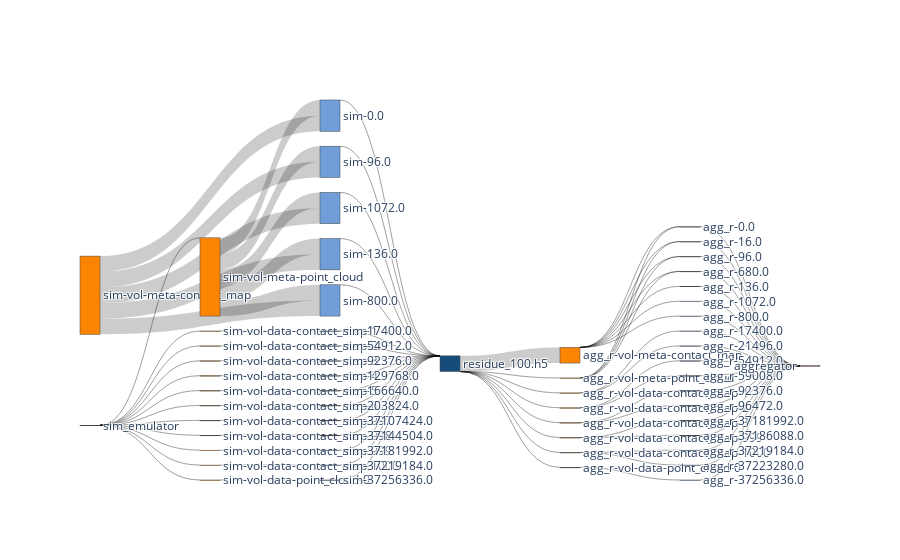

The code cell stored with this chart in its notebook:
### Code cell
f1_nodes, f1_nodes_dict = get_nodes_for_sankey(F1)

# print(node_ref2)

f1_links = get_links_for_sankey(F1, f1_nodes_dict)
fig = go.Figure(go.Sankey(
            node = f1_nodes,
            link = f1_links, orientation='h'))
fig.show()
fig.write_html(f"{path}/sankey-sim_w_agg_r-vol-vfd.html")

### Figure 1 — Plotly figure (JSON) as saved in the notebook; plotly's stock layout.template omitted (floating-point values rounded to 4 significant figures)
{"data": [{"link": {"label": ["access_cnt = 10, access_size = nan, ave_acc_size=nan", "access_cnt = 6, access_size = 272.0, ave_acc_size=45.33", "access_cnt = 1, access_size = 37512.0, ave_acc_size=37512.0", "access_cnt = 1, access_size = 37464.0, ave_acc_size=37464.0", "access_cnt = 1, access_size = 37392.0, ave_acc_size=37392.0", "access_cnt = 1, access_size = 36872.0, ave_acc_size=36872.0", "access_cnt = 1, access_size = 37184.0, ave_acc_size=37184.0", "access_cnt = 1, access_size = 36880.0, ave_acc_size=36880.0", "access_cnt = 1, access_size = 37080.0, ave_acc_size=37080.0", "access_cnt = 1, access_size = 37488.0, ave_acc_size=37488.0", "access_cnt = 1, access_size = 37192.0, ave_acc_size=37192.0", "access_cnt = 1, access_size = 36880.0, ave_acc_size=36880.0", "access_cnt = 1, access_size = 2400000.0, ave_acc_size=2400000.0", "access_cnt = 5, access_size = 4294967295, ave_acc_size=858993459.0", "access_cnt = 1, access_size = 4294967295, ave_acc_size=4294967295.0", "access_cnt = 1, access_size = 4294967295, ave_acc_size=4294967295.0", "access_cnt = 1, access_size = 4294967295, ave_acc_size=4294967295.0", "access_cnt = 2, access_size = 4294967295, ave_acc_size=2147483647.5", "access_cnt = 2, access_size = 4294967295, ave_acc_size=2147483647.5", "access_cnt = 1, access_size = 4294967295, ave_acc_size=4294967295.0", "access_cnt = 1, access_size = 4294967295, ave_acc_size=4294967295.0", "access_cnt = 1, access_size = 4294967295, ave_acc_size=4294967295.0", "access_cnt = 1, access_size = 4294967295, ave_acc_size=4294967295.0", "access_cnt = 1, access_size = 37476, ave_acc_size=37476.0", "access_cnt = 1, access_size = 37432, ave_acc_size=37432.0", "access_cnt = 1, access_size = 37360, ave_acc_size=37360.0", "access_cnt = 1, access_size = 36840, ave_acc_size=36840.0", "access_cnt = 1, access_size = 37148, ave_acc_size=37148.0", "access_cnt = 1, access_size = 36844, ave_acc_size=36844.0", "access_cnt = 1, access_size = 37048, ave_acc_size=37048.0", "access_cnt = 1, access_size = 37452, ave_acc_size=37452.0", "access_cnt = 1, access_size = 37156, ave_acc_size=37156.0", "access_cnt = 1, access_size = 36848, ave_acc_size=36848.0", "access_cnt = 1, access_size = 2400000, ave_acc_size=2400000.0", "access_cnt = 7, access_size = 1, ave_acc_size=0.14", "access_cnt = 2, access_size = 1, ave_acc_size=0.5", "access_cnt = 2, access_size = 1, ave_acc_size=0.5", "access_cnt = 2, access_size = 1, ave_acc_size=0.5", "access_cnt = 3, access_size = 1, ave_acc_size=0.33", "access_cnt = 1, access_size = 1, ave_acc_size=1.0", "access_cnt = 1, access_size = 1, ave_acc_size=1.0", "access_cnt = 1, access_size = 1, ave_acc_size=1.0", "access_cnt = 1, access_size = 1, ave_acc_size=1.0", "access_cnt = 1, access_size = 1, ave_acc_size=1.0", "access_cnt = 1, access_size = 1, ave_acc_size=1.0", "access_cnt = 1, access_size = 1, ave_acc_size=1.0", "access_cnt = 1, access_size = 1, ave_acc_size=1.0", "access_cnt = 1, access_size = 1, ave_acc_size=1.0", "access_cnt = 1, access_size = 1, ave_acc_size=1.0", "access_cnt = 1, access_size = 1, ave_acc_size=1.0", "access_cnt = 10, access_size = 4294967295, ave_acc_size=429496729.5", "access_cnt = 6, access_size = 2400000, ave_acc_size=400000.0", "access_cnt = 2, access_size = 37476, ave_acc_size=18738.0", "access_cnt = 2, access_size = 37432, ave_acc_size=18716.0", "access_cnt = 2, access_size = 37360, ave_acc_size=18680.0", "access_cnt = 2, access_size = 37156, ave_acc_size=18578.0", "access_cnt = 2, access_size = 36848, ave_acc_size=18424.0", "access_cnt = 1, access_size = 2400000, ave_acc_size=2400000.0", "access_cnt = 3, access_size = 16.0, ave_acc_size=5.33", "access_cnt = 1, access_size = 80.0, ave_acc_size=80.0", "access_cnt = 2, access_size = 512.0, ave_acc_size=256.0", "access_cnt = 1, access_size = 512.0, ave_acc_size=512.0", "access_cnt = 1, access_size = 544.0, ave_acc_size=544.0", "access_cnt = 1, access_size = 328.0, ave_acc_size=328.0", "access_cnt = 1, access_size = 512.0, ave_acc_size=512.0", "access_cnt = 3, access_size = 16.0, ave_acc_size=5.33", "access_cnt = 1, access_size = 80.0, ave_acc_size=80.0", "access_cnt = 1, access_size = 512.0, ave_acc_size=512.0", "access_cnt = 1, access_size = 512.0, ave_acc_size=512.0", "access_cnt = 1, access_size = 4096.0, ave_acc_size=4096.0", "access_cnt = 1, access_size = 33416.0, ave_acc_size=33416.0", "access_cnt = 1, access_size = 4096.0, ave_acc_size=4096.0", "access_cnt = 1, access_size = 33368.0, ave_acc_size=33368.0", "access_cnt = 1, access_size = 4096.0, ave_acc_size=4096.0", "access_cnt = 1, access_size = 33296.0, ave_acc_size=33296.0", "access_cnt = 1, access_size = 4096.0, ave_acc_size=4096.0", "access_cnt = 1, access_size = 33096.0, ave_acc_size=33096.0", "access_cnt = 1, access_size = 4096.0, ave_acc_size=4096.0", "access_cnt = 1, access_size = 32784.0, ave_acc_size=32784.0", "access_cnt = 1, access_size = 2400000.0, ave_acc_size=2400000.0", "access_cnt = 6, access_size = 1, ave_acc_size=0.17", "access_cnt = 2, access_size = 1, ave_acc_size=0.5", "access_cnt = 3, access_size = 1, ave_acc_size=0.33", "access_cnt = 2, access_size = 1, ave_acc_size=0.5", "access_cnt = 1, access_size = 1, ave_acc_size=1.0", "access_cnt = 1, access_size = 1, ave_acc_size=1.0", "access_cnt = 1, access_size = 1, ave_acc_size=1.0", "access_cnt = 1, access_size = 1, ave_acc_size=1.0", "access_cnt = 1, access_size = 1, ave_acc_size=1.0", "access_cnt = 1, access_size = 1, ave_acc_size=1.0", "access_cnt = 1, access_size = 1, ave_acc_size=1.0", "access_cnt = 1, access_size = 1, ave_acc_size=1.0", "access_cnt = 1, access_size = 1, ave_acc_size=1.0", "access_cnt = 1, access_size = 1, ave_acc_size=1.0", "access_cnt = 1, access_size = 1, ave_acc_size=1.0", "access_cnt = 1, access_size = 1, ave_acc_size=1.0", "access_cnt = 1, access_size = 1, ave_acc_size=1.0", "access_cnt = 1, access_size = 1, ave_acc_size=1.0"], "source": [0, 0, 0, 0, 0, 0, 0, 0, 0, 0, 0, 0, 0, 1, 1, 1, 1, 1, 2, 2, 2, 2, 2, 3, 4, 5, 6, 7, 8, 9, 10, 11, 12, 13, 14, 15, 16, 17, 18, 19, 20, 21, 22, 23, 24, 25, 26, 27, 28, 29, 30, 30, 30, 30, 30, 30, 30, 30, 31, 31, 31, 31, 31, 31, 31, 32, 32, 32, 32, 33, 33, 34, 34, 35, 35, 36, 36, 37, 37, 38, 39, 40, 41, 42, 43, 44, 45, 46, 47, 48, 49, 50, 51, 52, 53, 54, 55, 56], "target": [1, 2, 3, 4, 5, 6, 7, 8, 9, 10, 11, 12, 13, 14, 15, 16, 17, 18, 14, 15, 16, 17, 18, 19, 20, 21, 22, 23, 24, 25, 26, 27, 28, 29, 30, 30, 30, 30, 30, 30, 30, 30, 30, 30, 30, 30, 30, 30, 30, 30, 31, 32, 33, 34, 35, 36, 37, 38, 39, 40, 41, 42, 43, 44, 45, 39, 40, 41, 42, 46, 47, 48, 49, 50, 51, 52, 53, 54, 55, 56, 57, 57, 57, 57, 57, 57, 57, 57, 57, 57, 57, 57, 57, 57, 57, 57, 57, 57], "value": [null, 272, 37512, 37464, 37392, 36872, 37184, 36880, 37080, 37488, 37192, 36880, 2400000, 4294967295, 4294967295, 4294967295, 4294967295, 4294967295, 4294967295, 4294967295, 4294967295, 4294967295, 4294967295, 37476, 37432, 37360, 36840, 37148, 36844, 37048, 37452, 37156, 36848, 2400000, 1, 1, 1, 1, 1, 1, 1, 1, 1, 1, 1, 1, 1, 1, 1, 1, 4294967295, 2400000, 37476, 37432, 37360, 37156, 36848, 2400000, 16, 80, 512, 512, 544, 328, 512, 16, 80, 512, 512, 4096, 33416, 4096, 33368, 4096, 33296, 4096, 33096, 4096, 32784, 2400000, 1, 1, 1, 1, 1, 1, 1, 1, 1, 1, 1, 1, 1, 1, 1, 1, 1, 1]}, "node": {"color": ["#ab2626", "#fc8403", "#fc8403", "#fc8403", "#fc8403", "#fc8403", "#fc8403", "#fc8403", "#fc8403", "#fc8403", "#fc8403", "#fc8403", "#fc8403", "#fc8403", "#719ed9", "#719ed9", "#719ed9", "#719ed9", "#719ed9", "#719ed9", "#719ed9", "#719ed9", "#719ed9", "#719ed9", "#719ed9", "#719ed9", "#719ed9", "#719ed9", "#719ed9", "#719ed9", "#154c79", "#fc8403", "#fc8403", "#fc8403", "#fc8403", "#fc8403", "#fc8403", "#fc8403", "#fc8403", "#719ed9", "#719ed9", "#719ed9", "#719ed9", "#719ed9", "#719ed9", "#719ed9", "#719ed9", "#719ed9", "#719ed9", "#719ed9", "#719ed9", "#719ed9", "#719ed9", "#719ed9", "#719ed9", "#719ed9", "#719ed9", "#ab2626"], "label": ["sim_emulator", "sim-vol-meta-contact_map", "sim-vol-meta-point_cloud", "sim-vol-data-contact_map-1", "sim-vol-data-contact_map-2", "sim-vol-data-contact_map-3", "sim-vol-data-contact_map-4", "sim-vol-data-contact_map-5", "sim-vol-data-contact_map-6", "sim-vol-data-contact_map-997", "sim-vol-data-contact_map-998", "sim-vol-data-contact_map-999", "sim-vol-data-contact_map-1000", "sim-vol-data-point_cloud-0", "sim-0.0", "sim-96.0", "sim-1072.0", "sim-136.0", "sim-800.0", "sim-17400.0", "sim-54912.0", "sim-92376.0", "sim-129768.0", "sim-166640.0", "sim-203824.0", "sim-37107424.0", "sim-37144504.0", "sim-37181992.0", "sim-37219184.0", "sim-37256336.0", "residue_100.h5", "agg_r-vol-meta-contact_map", "agg_r-vol-meta-point_cloud", "agg_r-vol-data-contact_map-1", "agg_r-vol-data-contact_map-2", "agg_r-vol-data-contact_map-3", "agg_r-vol-data-contact_map-999", "agg_r-vol-data-contact_map-1000", "agg_r-vol-data-point_cloud-0", "agg_r-0.0", "agg_r-16.0", "agg_r-96.0", "agg_r-680.0", "agg_r-136.0", "agg_r-1072.0", "agg_r-800.0", "agg_r-17400.0", "agg_r-21496.0", "agg_r-54912.0", "agg_r-59008.0", "agg_r-92376.0", "agg_r-96472.0", "agg_r-37181992.0", "agg_r-37186088.0", "agg_r-37219184.0", "agg_r-37223280.0", "agg_r-37256336.0", "aggregator"], "x": [], "y": []}, "orientation": "h", "type": "sankey"}], "layout": {}}
